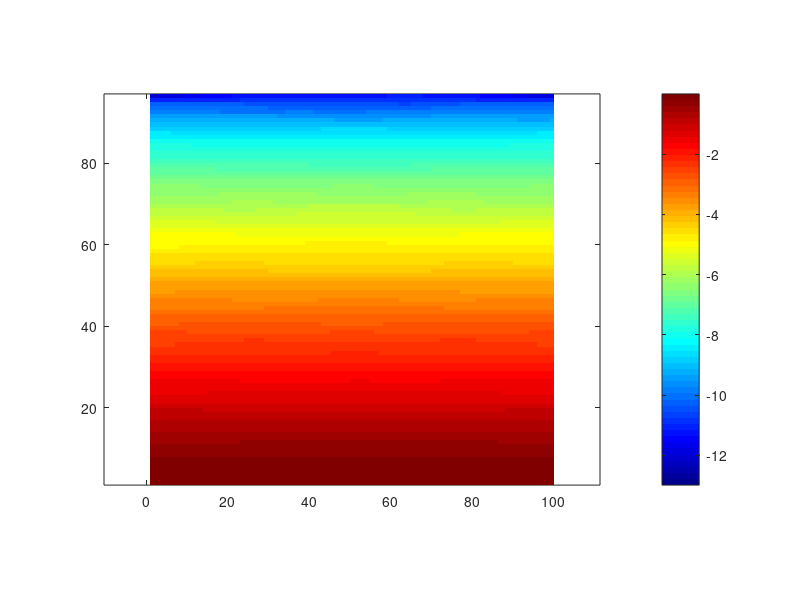
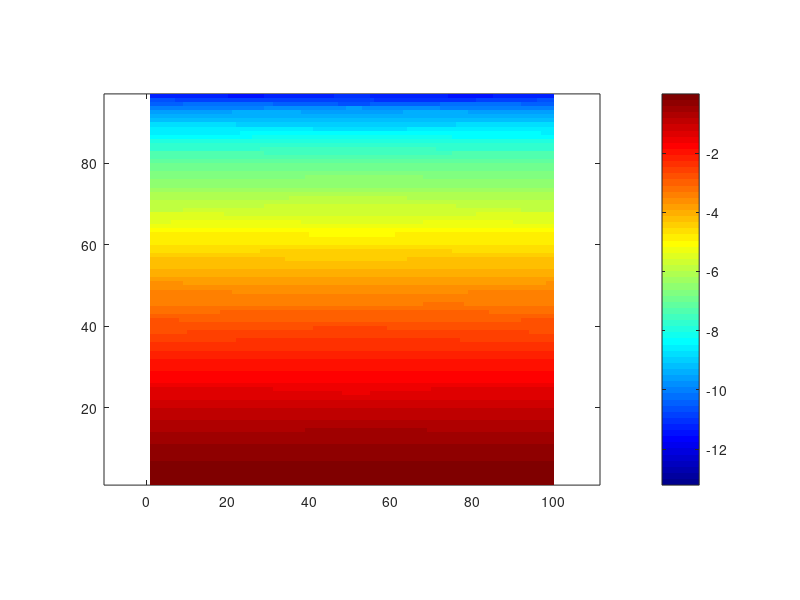
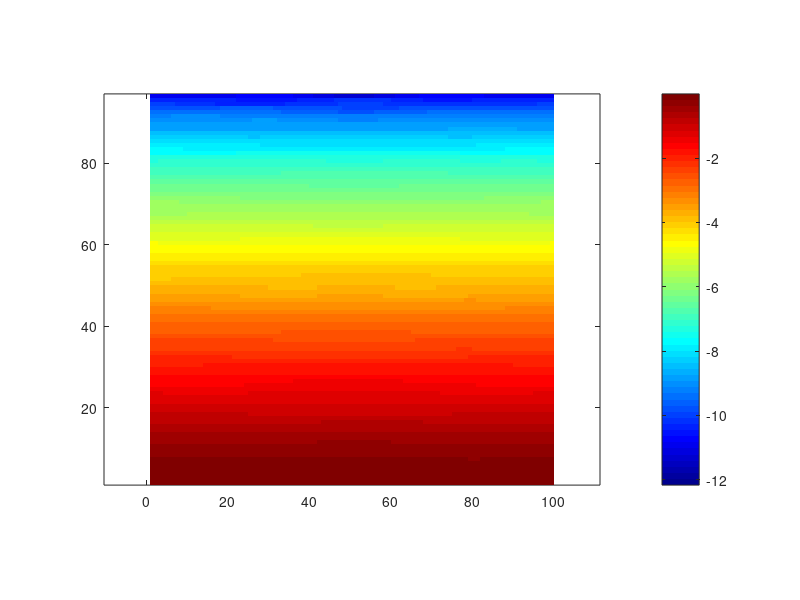
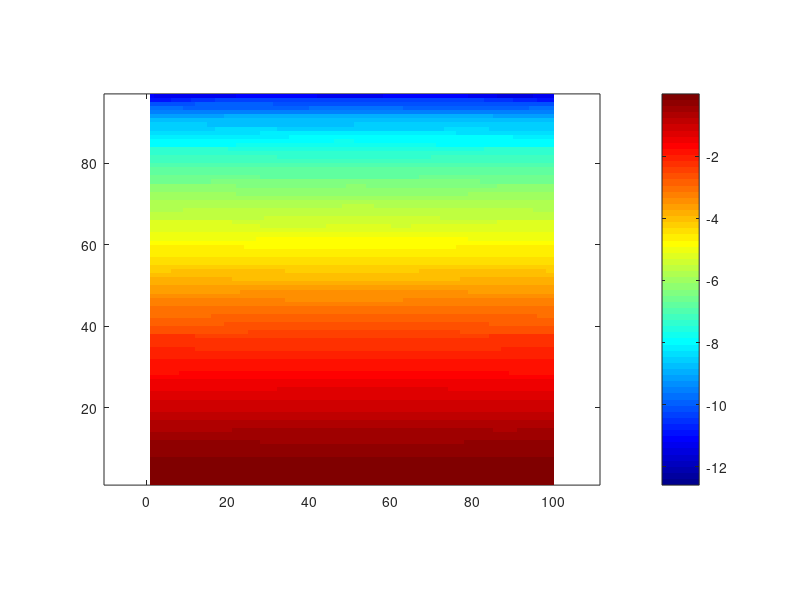

MATLAB code to generate these figures, in order:
clear;clc;close all;
load('tau_ring.mat');
load('cvsb_ring.mat');
n = 3
phis = 100
phis_c = linspace(0,1,100)
N = 108
allcvsb = reshape(allcvsb, [phis, nrlz])
taus1 = reshape(taus, [nL,phis, 5]);
for i=1:5
figure;pcolor(log10(taus1(:,:,i)));axis equal tight;shading flat;colormap(jet);colorbar;
endfor
figure;plot(phis_c,allcvsb(:,n))
ipr = squeeze(mean(sum(taus1,1),3)).^2./squeeze(mean(sum(taus1.^2,1),3));
ipr_n = sum(taus1(1:nL,:,:),1).^2./sum(taus1(1:nL,:,:).^2,1);
#figure;semilogy(squeeze(mean(taus1(:,1,:),3)));
if n != 0
figure;plot(phis_c, ipr_n(:,:,n))
figure;plot(phis_c, allcvsb(:,n));

endif